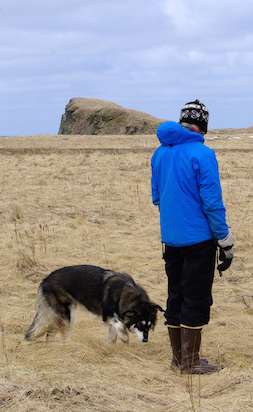
//> input picture Resource/person.png, 253 x 412 px
$ ./main   (built with g++ and OpenCV 4)
//> lines starting //> are read from the running program, lines starting //| are printed output that depends on the picture
//
// Created by jerett on 2019-05-08.
//

#include <vector>
#include <opencv2/opencv.hpp>
#include <opencv2/core/utils/logger.hpp>

using namespace cv;
using namespace std;

void sobel(const cv::Mat &img) {
    img.convertTo(img, CV_32F, 1 / 255.0);
    Mat gx, gy;
    Sobel(img, gx, CV_32F, 1, 0, 1);
    Sobel(img, gy, CV_32F, 0, 1, 1);

    Mat mag, angle;
    cartToPolar(gx, gy, mag, angle, true);
    imshow("img", img);
    imshow("gx", gx);
    imshow("gy", gy);
    imshow("mag", mag);

    waitKey(0);
}

Mat get_hogdescriptor_visual_image(Mat &origImg,
                                   vector<float> &descriptorValues,//hog特征向量
                                   Size winSize,//图片窗口大小
                                   Size cellSize,
                                   int scaleFactor,//缩放背景图像的比例
                                   double viz_factor)//缩放hog特征的线长比例
{
    Mat visual_image;//最后可视化的图像大小
    resize(origImg, visual_image, Size(origImg.cols * scaleFactor, origImg.rows * scaleFactor));

    int gradientBinSize = 9;
    // dividing 180° into 9 bins, how large (in rad) is one bin?
    float radRangeForOneBin = 3.14 / (float) gradientBinSize; //pi=3.14对应180°

    // prepare data structure: 9 orientation / gradient strenghts for each cell
    int cells_in_x_dir = winSize.width / cellSize.width;//x方向上的cell个数
    int cells_in_y_dir = winSize.height / cellSize.height;//y方向上的cell个数
    int totalnrofcells = cells_in_x_dir * cells_in_y_dir;//cell的总个数
    //注意此处三维数组的定义格式
    //int ***b;
    //int a[2][3][4];
    //int (*b)[3][4] = a;
    //gradientStrengths[cells_in_y_dir][cells_in_x_dir][9]
    float ***gradientStrengths = new float **[cells_in_y_dir];
    int **cellUpdateCounter = new int *[cells_in_y_dir];
    for (int y = 0; y < cells_in_y_dir; y++) {
        gradientStrengths[y] = new float *[cells_in_x_dir];
        cellUpdateCounter[y] = new int[cells_in_x_dir];
        for (int x = 0; x < cells_in_x_dir; x++) {
            gradientStrengths[y][x] = new float[gradientBinSize];
            cellUpdateCounter[y][x] = 0;

            for (int bin = 0; bin < gradientBinSize; bin++)
                gradientStrengths[y][x][bin] = 0.0;//把每个cell的9个bin对应的梯度强度都初始化为0
        }
    }

    // nr of blocks = nr of cells - 1
    // since there is a new block on each cell (overlapping blocks!) but the last one
    //相当于blockstride = (8,8)
    int blocks_in_x_dir = cells_in_x_dir - 1;
    int blocks_in_y_dir = cells_in_y_dir - 1;

    // compute gradient strengths per cell
    int descriptorDataIdx = 0;
    int cellx = 0;
    int celly = 0;

    for (int blockx = 0; blockx < blocks_in_x_dir; blockx++) {
        for (int blocky = 0; blocky < blocks_in_y_dir; blocky++) {
            // 4 cells per block ...
            for (int cellNr = 0; cellNr < 4; cellNr++) {
                // compute corresponding cell nr
                int cellx = blockx;
                int celly = blocky;
                if (cellNr == 1) celly++;
                if (cellNr == 2) cellx++;
                if (cellNr == 3) {
                    cellx++;
                    celly++;
                }

                for (int bin = 0; bin < gradientBinSize; bin++) {
                    float gradientStrength = descriptorValues[descriptorDataIdx];
                    descriptorDataIdx++;

                    gradientStrengths[celly][cellx][bin] += gradientStrength;//因为C是按行存储

                } // for (all bins)


                // note: overlapping blocks lead to multiple updates of this sum!
                // we therefore keep track how often a cell was updated,
                // to compute average gradient strengths
                cellUpdateCounter[celly][cellx]++;//由于block之间有重叠，所以要记录哪些cell被多次计算了

            } // for (all cells)


        } // for (all block x pos)
    } // for (all block y pos)


    // compute average gradient strengths
    for (int celly = 0; celly < cells_in_y_dir; celly++) {
        for (int cellx = 0; cellx < cells_in_x_dir; cellx++) {

            float NrUpdatesForThisCell = (float) cellUpdateCounter[celly][cellx];

            // compute average gradient strenghts for each gradient bin direction
            for (int bin = 0; bin < gradientBinSize; bin++) {
                gradientStrengths[celly][cellx][bin] /= NrUpdatesForThisCell;
            }
        }
    }

    cout << "winSize = " << winSize << endl;
    cout << "cellSize = " << cellSize << endl;
    cout << "blockSize = " << cellSize * 2 << endl;
    cout << "blockNum = " << blocks_in_x_dir << "×" << blocks_in_y_dir << endl;
    cout << "descriptorDataIdx = " << descriptorDataIdx << endl;

    // draw cells
    for (int celly = 0; celly < cells_in_y_dir; celly++) {
        for (int cellx = 0; cellx < cells_in_x_dir; cellx++) {
            int drawX = cellx * cellSize.width;
            int drawY = celly * cellSize.height;

            int mx = drawX + cellSize.width / 2;
            int my = drawY + cellSize.height / 2;

            rectangle(visual_image,
                      Point(drawX * scaleFactor, drawY * scaleFactor),
                      Point((drawX + cellSize.width) * scaleFactor,
                            (drawY + cellSize.height) * scaleFactor),
                      CV_RGB(0, 0, 0),//cell框线的颜色
                      1);

            // draw in each cell all 9 gradient strengths
            for (int bin = 0; bin < gradientBinSize; bin++) {
                float currentGradStrength = gradientStrengths[celly][cellx][bin];

                // no line to draw?
                if (currentGradStrength == 0)
                    continue;

                float currRad = bin * radRangeForOneBin + radRangeForOneBin / 2;//取每个bin里的中间值，如10°,30°,...,170°.

                float dirVecX = cos(currRad);
                float dirVecY = sin(currRad);
                float maxVecLen = cellSize.width / 2;
                float scale = viz_factor; // just a visual_imagealization scale,
                // to see the lines better

                // compute line coordinates
                float x1 = mx - dirVecX * currentGradStrength * maxVecLen * scale;
                float y1 = my - dirVecY * currentGradStrength * maxVecLen * scale;
                float x2 = mx + dirVecX * currentGradStrength * maxVecLen * scale;
                float y2 = my + dirVecY * currentGradStrength * maxVecLen * scale;

                // draw gradient visual_imagealization
                line(visual_image,
                     Point(x1 * scaleFactor, y1 * scaleFactor),
                     Point(x2 * scaleFactor, y2 * scaleFactor),
                     CV_RGB(255, 255, 255),//HOG可视化的cell的颜色
                     1);

            } // for (all bins)

        } // for (cellx)
    } // for (celly)


    // don't forget to free memory allocated by helper data structures!
    for (int y = 0; y < cells_in_y_dir; y++) {
        for (int x = 0; x < cells_in_x_dir; x++) {
            delete[] gradientStrengths[y][x];
        }
        delete[] gradientStrengths[y];
        delete[] cellUpdateCounter[y];
    }
    delete[] gradientStrengths;
    delete[] cellUpdateCounter;

    return visual_image;//返回最终的HOG可视化图像
}

void hog(const Mat &img) {
    HOGDescriptor hog_desc;
    int align_width = ((img.cols - 1) / hog_desc.blockSize.width + 1) * hog_desc.blockSize.width;
    int align_height = ((img.rows - 1) / hog_desc.blockSize.height + 1) * hog_desc.blockSize.height;
    Size align_size(align_width, align_height);
    CV_LOG_INFO(NULL, "resize img size from:" << Size(img.cols, img.rows) << " to size:" << align_size);
    hog_desc.winSize = align_size;
    CV_LOG_INFO(NULL, "hog desc bins:" << hog_desc.nbins
                                       << " block size:" << hog_desc.blockSize
                                       << " block stride:" << hog_desc.blockStride
                                       << " cell size:" << hog_desc.cellSize);

    Mat hog_img;
    resize(img, hog_img, align_size);

    vector<float> descriptors;
    vector<Point> locations;
    hog_desc.compute(hog_img, descriptors, Size(0, 0), Size(0, 0), locations);

    // visualize
    Mat background = Mat::zeros(align_size, CV_8UC1);
    Mat visualize_hog_feature = get_hogdescriptor_visual_image(background, descriptors, align_size, hog_desc.cellSize, 1, 1);

    imshow("img", hog_img);
    imshow("hog feauture", visualize_hog_feature);
    waitKey();
    CV_LOG_INFO(NULL, "desc size:" << descriptors.size());
}

int main(int argc, char *argv[]) {
    utils::logging::setLogLevel(utils::logging::LOG_LEVEL_DEBUG);
    Mat img = imread("person.png");
//> img is the input picture: 412 rows x 253 cols, CV_8UC3; mean B, G, R 152.2, 149.2, 150.2
    CV_LOG_INFO(NULL, "img size:" << img.size);
    // sobel(img);
    hog(img);
//> in hog, `hog_desc.compute(hog_img, descriptors, Size(0, 0), Size(0, 0), locatio..`: descriptors = 56916 items; locations = empty
//> in get_hogdescriptor_visual_image, `int cells_in_x_dir = winSize.width / cellSize.width;`: cells_in_x_dir = 32
//> in get_hogdescriptor_visual_image, `int cells_in_y_dir = winSize.height / cellSize.height;`: cells_in_y_dir = 52
//> in get_hogdescriptor_visual_image, `int totalnrofcells = cells_in_x_dir * cells_in_y_dir;`: totalnrofcells = 1664
//> the loop in get_hogdescriptor_visual_image, `for (int y = 0; y < cells_in_y_dir; y++)` made 52 passes
//> in get_hogdescriptor_visual_image, `int blocks_in_x_dir = cells_in_x_dir - 1;`: blocks_in_x_dir = 31
//> in get_hogdescriptor_visual_image, `int blocks_in_y_dir = cells_in_y_dir - 1;`: blocks_in_y_dir = 51
//> the loop in get_hogdescriptor_visual_image, `for (int blockx = 0; blockx < blocks_in_x_dir; blockx++)` made 31 passes
//> descriptorDataIdx on passes 1 to 12: 1836, 3672, 5508, 7344, 9180, 11016, 12852, 14688, 16524, 18360, 20196, 22032
//> after the loop in get_hogdescriptor_visual_image, `for (int blockx = 0; blockx < blocks_in_x_dir; blockx++)`: descriptorDataIdx = 56916; cellx = 0
//> the loop in get_hogdescriptor_visual_image, `for (int celly = 0; celly < cells_in_y_dir; celly++)` made 52 passes
//| winSize = [256 x 416]
//| cellSize = [8 x 8]
//| blockSize = [16 x 16]
//| blockNum = 31×51
//| descriptorDataIdx = 56916
//> after the loop in get_hogdescriptor_visual_image, `for (int celly = 0; celly < cells_in_y_dir; celly++)`:
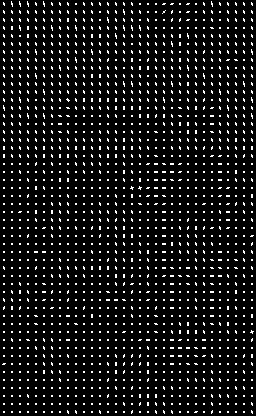
//> visual_image: 416 rows x 256 cols, CV_8UC1; 8.3% white in thin lines or dots
    return 0;
}

$ run again, with Resource/DSC02986.JPG saved as Resource/person.png
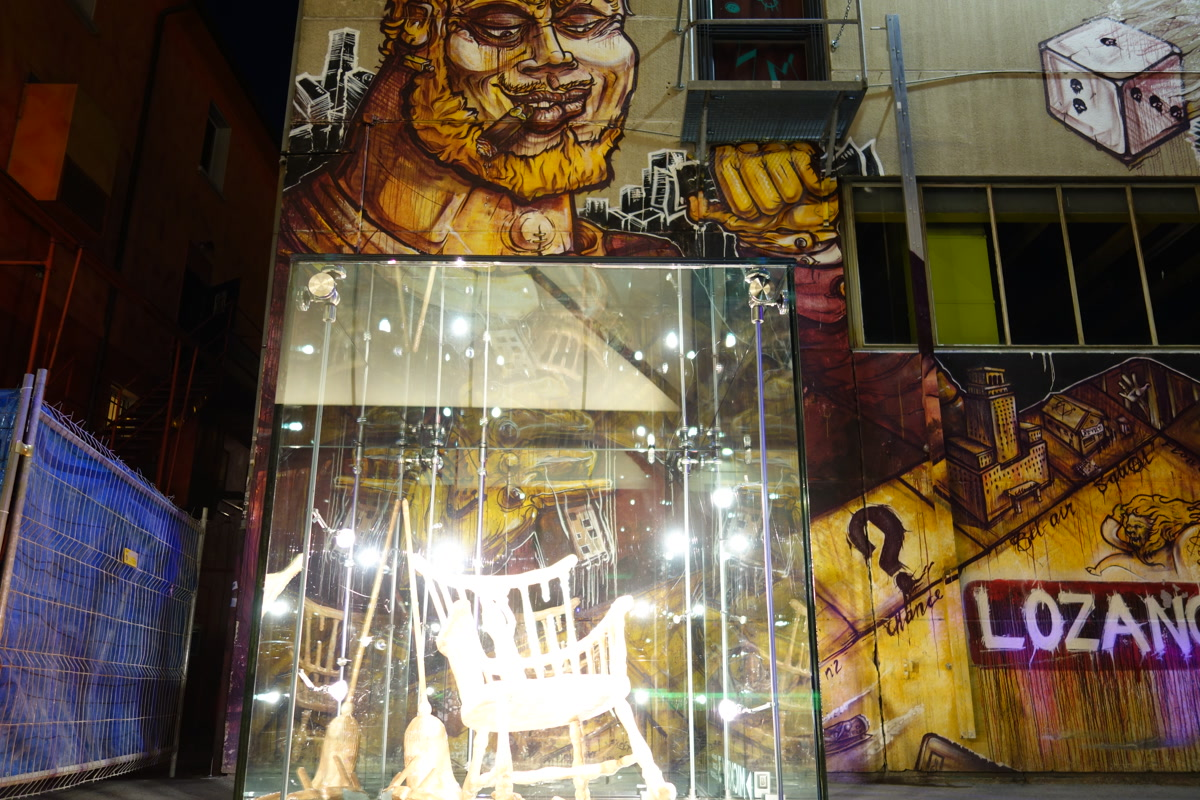
//> input picture Resource/DSC02986.JPG, 1200 x 800 px
//> img is the input picture: 800 rows x 1200 cols, CV_8UC3; mean B, G, R 73, 90.3, 104.3
//> descriptors = 531036 items; locations = empty
//> cells_in_x_dir = 150
//> cells_in_y_dir = 100
//> totalnrofcells = 15000
//> the loop in get_hogdescriptor_visual_image, `for (int y = 0; y < cells_in_y_dir; y++)` made 100 passes
//> blocks_in_x_dir = 149
//> blocks_in_y_dir = 99
//> the loop in get_hogdescriptor_visual_image, `for (int blockx = 0; blockx < blocks_in_x_dir; blockx++)` made 149 passes
//> descriptorDataIdx on passes 1 to 8: 3564, 7128, 10692, 14256, 17820, 21384, 24948, 28512
//> after the loop in get_hogdescriptor_visual_image, `for (int blockx = 0; blockx < blocks_in_x_dir; blockx++)`: descriptorDataIdx = 531036; cellx = 0
//> the loop in get_hogdescriptor_visual_image, `for (int celly = 0; celly < cells_in_y_dir; celly++)` made 100 passes
//| winSize = [1200 x 800]
//| cellSize = [8 x 8]
//| blockSize = [16 x 16]
//| blockNum = 149×99
//| descriptorDataIdx = 531036
//> after the loop in get_hogdescriptor_visual_image, `for (int celly = 0; celly < cells_in_y_dir; celly++)`:
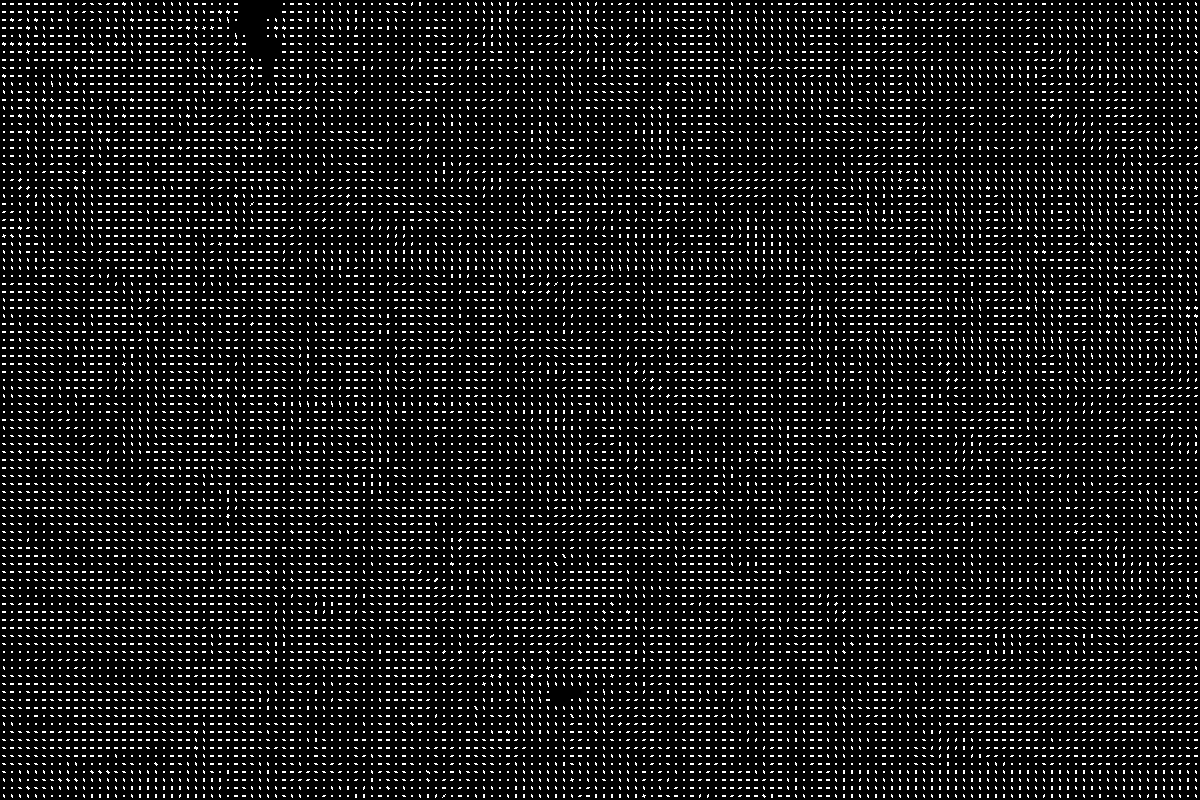
//> visual_image: 800 rows x 1200 cols, CV_8UC1; 9.1% white in thin lines or dots
